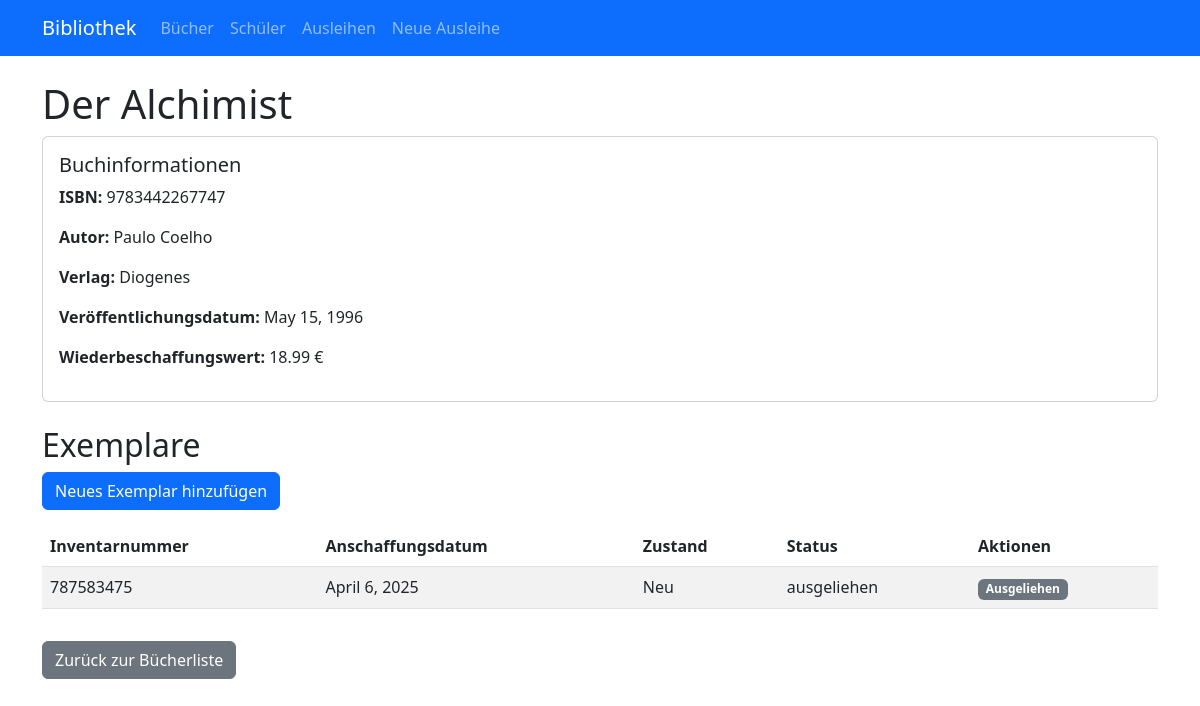
Before: /buecher/1/ with the older database file.
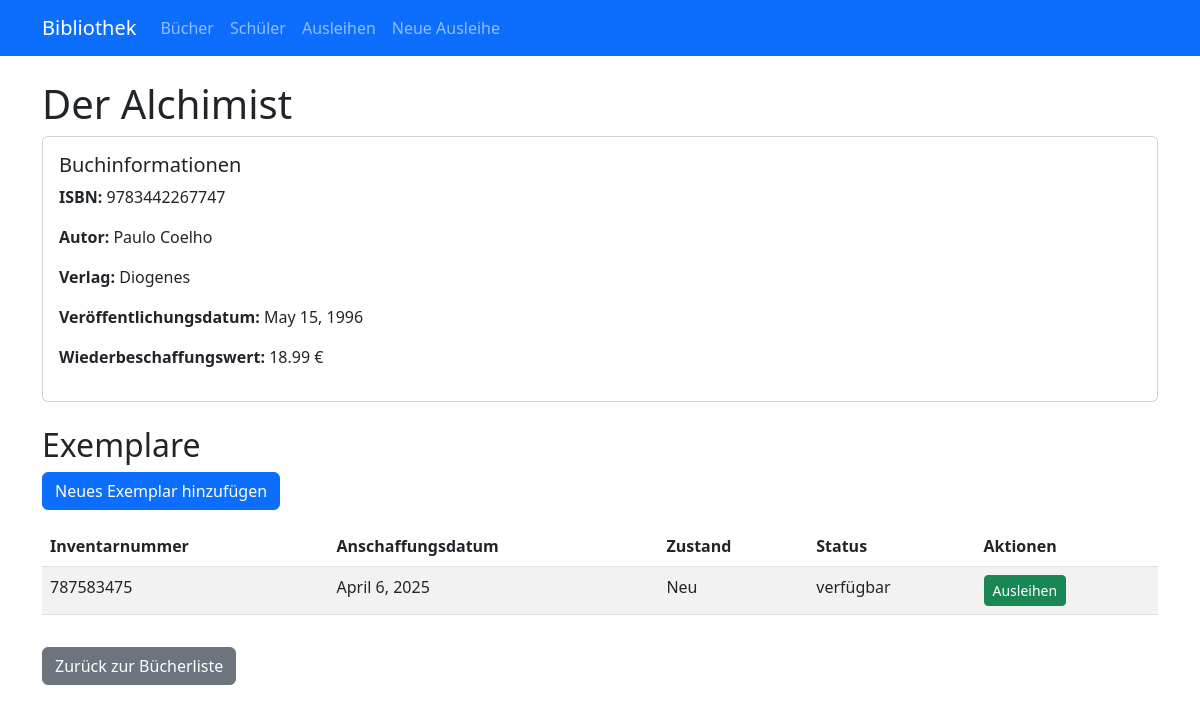
After: the same page with the newer database file.
### myapp/models.py (models this page shows, shortened)
class BuchExemplar(models.Model):
    STATUS_CHOICES = [
        ('verfügbar', 'Verfügbar'),
        ('ausgeliehen', 'Ausgeliehen'),
        ('reserviert', 'Reserviert'),
        ('reparatur', 'In Reparatur'),
        ('verloren', 'Verloren'),
    ]
    buch = models.ForeignKey(
        Buch,
        on_delete=models.CASCADE,
        related_name='buchexemplare'
    )
    inventarnummer = models.CharField(max_length=200)
    anschaffungsdatum = models.DateField()
    zustand = models.CharField(max_length=200)
    status = models.CharField(max_length=200, choices=STATUS_CHOICES, default='verfügbar')
    def istVerfügbar(self)->bool:
        return (self.status == 'verfügbar' and
                not self.ausleihen.filter(istZurückgegeben=False).exists())

### myapp/views.py (the view)
# urls.py: path('buecher/<int:buch_id>/', views.buch_detail, name='buch_detail'),
def buch_detail(request, buch_id):
    buch = get_object_or_404(Buch, id=buch_id)
    exemplare = buch.getBuchExemplare()
    return render(request, 'myapp/buch_detail.html', {'buch': buch, 'exemplare': exemplare})

### myapp/models.py (called while the page is built)
    def getBuchExemplare(self)->List["BuchExemplar"]:
        return BuchExemplar.objects.filter(buch=self)

### myapp/templates/myapp/buch_detail.html (shortened to what this page needs)
{% extends 'myapp/base.html' %}
{% block content %}
    <h1>{{ buch.titel }}</h1>
    <div class="card mb-4">
        <div class="card-body">
            <h5 class="card-title">Buchinformationen</h5>
            <p><strong>ISBN:</strong> {{ buch.ISBN }}</p>
            <p><strong>Autor:</strong> {{ buch.autor }}</p>
            <p><strong>Verlag:</strong> {{ buch.verlag }}</p>
            <p><strong>Veröffentlichungsdatum:</strong> {{ buch.verlagungsdatum }}</p>
            <p><strong>Wiederbeschaffungswert:</strong> {{ buch.wiederbeschaffungswert }} €</p>
        </div>
    </div>
    <h2>Exemplare</h2>
    <a href="{% url 'myapp:exemplar_neu' %}?buch_id={{ buch.id }}" class="btn btn-primary mb-3">Neues Exemplar hinzufügen</a>
    <table class="table table-striped">
        <thead>
            <tr>
                <th>Inventarnummer</th>
                <th>Anschaffungsdatum</th>
                <th>Zustand</th>
                <th>Status</th>
                <th>Aktionen</th>
            </tr>
        </thead>
        <tbody>
            {% for exemplar in exemplare %}
                <tr>
                    <td>{{ exemplar.inventarnummer }}</td>
                    <td>{{ exemplar.anschaffungsdatum }}</td>
                    <td>{{ exemplar.zustand }}</td>
                    <td>{{ exemplar.status }}</td>
                    <td>
                        {% if exemplar.istVerfügbar %}
                            <a href="{% url 'myapp:ausleihe_neu' %}?exemplar_id={{ exemplar.id }}" class="btn btn-sm btn-success">Ausleihen</a>
                        {% else %}
                            <span class="badge bg-secondary">Ausgeliehen</span>
                        {% endif %}
                    </td>
                </tr>
            {% empty %}
                <tr>
                    <td colspan="5">Keine Exemplare gefunden</td>
                </tr>
            {% endfor %}
        </tbody>
    </table>
    <a href="{% url 'myapp:buch_liste' %}" class="btn btn-secondary mt-3">Zurück zur Bücherliste</a>
{% endblock %}

Changed rows visible on the page:
changed BuchExemplar "Neu": status "ausgeliehen" → "verfügbar"; status "Ausgeliehen" → "Ausleihen"
